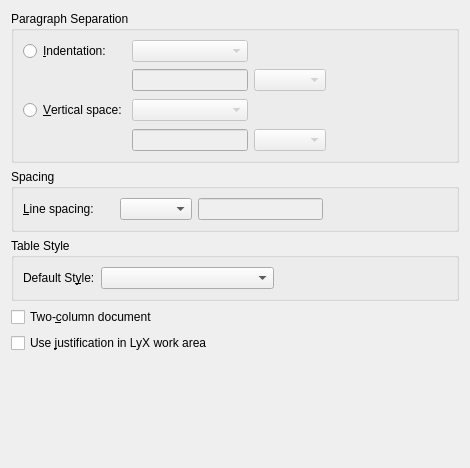
<?xml version="1.0" encoding="UTF-8"?>
<ui version="4.0">
 <class>TextLayoutUi</class>
 <widget class="QWidget" name="TextLayoutUi">
  <property name="geometry">
   <rect>
    <x>0</x>
    <y>0</y>
    <width>470</width>
    <height>468</height>
   </rect>
  </property>
  <property name="windowTitle">
   <string/>
  </property>
  <layout class="QGridLayout" name="gridLayout_4">
   <item row="1" column="0">
    <widget class="QGroupBox" name="spacingGB">
     <property name="minimumSize">
      <size>
       <width>0</width>
       <height>0</height>
      </size>
     </property>
     <property name="title">
      <string>Spacing</string>
     </property>
     <property name="flat">
      <bool>true</bool>
     </property>
     <property name="checkable">
      <bool>false</bool>
     </property>
     <layout class="QGridLayout" name="gridLayout_2">
      <item row="0" column="0">
       <widget class="QLabel" name="lspacingL">
        <property name="minimumSize">
         <size>
          <width>91</width>
          <height>18</height>
         </size>
        </property>
        <property name="text">
         <string>&amp;Line spacing:</string>
        </property>
        <property name="buddy">
         <cstring>lspacingCO</cstring>
        </property>
       </widget>
      </item>
      <item row="0" column="1">
       <widget class="QComboBox" name="lspacingCO">
        <property name="toolTip">
         <string>Spacing type</string>
        </property>
        <property name="duplicatesEnabled">
         <bool>false</bool>
        </property>
       </widget>
      </item>
      <item row="0" column="2">
       <widget class="QLineEdit" name="lspacingLE">
        <property name="enabled">
         <bool>false</bool>
        </property>
        <property name="toolTip">
         <string>Number of lines</string>
        </property>
       </widget>
      </item>
      <item row="0" column="3">
       <spacer name="horizontalSpacer">
        <property name="orientation">
         <enum>Qt::Horizontal</enum>
        </property>
        <property name="sizeHint" stdset="0">
         <size>
          <width>69</width>
          <height>20</height>
         </size>
        </property>
       </spacer>
      </item>
     </layout>
    </widget>
   </item>
   <item row="4" column="0">
    <widget class="QGroupBox" name="tableStyleGB">
     <property name="title">
      <string>Table Style</string>
     </property>
     <property name="flat">
      <bool>true</bool>
     </property>
     <layout class="QGridLayout" name="gridLayout_3">
      <item row="0" column="0">
       <layout class="QHBoxLayout" name="horizontalLayout">
        <item>
         <widget class="QLabel" name="tableStyleLA">
          <property name="text">
           <string>Default St&amp;yle:</string>
          </property>
          <property name="buddy">
           <cstring>tableStyleCO</cstring>
          </property>
         </widget>
        </item>
        <item>
         <widget class="QComboBox" name="tableStyleCO">
          <property name="sizePolicy">
           <sizepolicy hsizetype="MinimumExpanding" vsizetype="Fixed">
            <horstretch>0</horstretch>
            <verstretch>0</verstretch>
           </sizepolicy>
          </property>
         </widget>
        </item>
        <item>
         <spacer name="horizontalSpacer_2">
          <property name="orientation">
           <enum>Qt::Horizontal</enum>
          </property>
          <property name="sizeHint" stdset="0">
           <size>
            <width>40</width>
            <height>20</height>
           </size>
          </property>
         </spacer>
        </item>
       </layout>
      </item>
     </layout>
    </widget>
   </item>
   <item row="7" column="0">
    <spacer>
     <property name="orientation">
      <enum>Qt::Vertical</enum>
     </property>
     <property name="sizeType">
      <enum>QSizePolicy::Expanding</enum>
     </property>
     <property name="sizeHint" stdset="0">
      <size>
       <width>403</width>
       <height>21</height>
      </size>
     </property>
    </spacer>
   </item>
   <item row="0" column="0">
    <widget class="QGroupBox" name="separateGB">
     <property name="title">
      <string>Paragraph Separation</string>
     </property>
     <property name="flat">
      <bool>true</bool>
     </property>
     <layout class="QGridLayout" name="gridLayout">
      <item row="0" column="0">
       <widget class="QRadioButton" name="indentRB">
        <property name="minimumSize">
         <size>
          <width>91</width>
          <height>18</height>
         </size>
        </property>
        <property name="toolTip">
         <string>Indent consecutive paragraphs</string>
        </property>
        <property name="text">
         <string>&amp;Indentation:</string>
        </property>
       </widget>
      </item>
      <item row="0" column="1">
       <widget class="QComboBox" name="indentCO">
        <property name="enabled">
         <bool>false</bool>
        </property>
        <property name="toolTip">
         <string>Size of the indentation</string>
        </property>
       </widget>
      </item>
      <item row="0" column="2" colspan="2">
       <spacer>
        <property name="orientation">
         <enum>Qt::Horizontal</enum>
        </property>
        <property name="sizeType">
         <enum>QSizePolicy::Expanding</enum>
        </property>
        <property name="sizeHint" stdset="0">
         <size>
          <width>133</width>
          <height>23</height>
         </size>
        </property>
       </spacer>
      </item>
      <item row="1" column="1">
       <widget class="QLineEdit" name="indentLE">
        <property name="enabled">
         <bool>false</bool>
        </property>
        <property name="toolTip">
         <string/>
        </property>
        <property name="text">
         <string/>
        </property>
       </widget>
      </item>
      <item row="1" column="2">
       <widget class="lyx::frontend::LengthCombo" name="indentLengthCO">
        <property name="enabled">
         <bool>false</bool>
        </property>
        <property name="toolTip">
         <string/>
        </property>
       </widget>
      </item>
      <item row="1" column="3">
       <spacer>
        <property name="orientation">
         <enum>Qt::Horizontal</enum>
        </property>
        <property name="sizeHint" stdset="0">
         <size>
          <width>40</width>
          <height>20</height>
         </size>
        </property>
       </spacer>
      </item>
      <item row="2" column="0">
       <widget class="QRadioButton" name="skipRB">
        <property name="sizePolicy">
         <sizepolicy hsizetype="Fixed" vsizetype="Minimum">
          <horstretch>0</horstretch>
          <verstretch>0</verstretch>
         </sizepolicy>
        </property>
        <property name="minimumSize">
         <size>
          <width>91</width>
          <height>18</height>
         </size>
        </property>
        <property name="toolTip">
         <string/>
        </property>
        <property name="text">
         <string>&amp;Vertical space:</string>
        </property>
       </widget>
      </item>
      <item row="2" column="1">
       <widget class="QComboBox" name="skipCO">
        <property name="enabled">
         <bool>false</bool>
        </property>
        <property name="toolTip">
         <string>Size of the vertical space</string>
        </property>
       </widget>
      </item>
      <item row="2" column="2" colspan="2">
       <spacer>
        <property name="orientation">
         <enum>Qt::Horizontal</enum>
        </property>
        <property name="sizeType">
         <enum>QSizePolicy::Expanding</enum>
        </property>
        <property name="sizeHint" stdset="0">
         <size>
          <width>137</width>
          <height>26</height>
         </size>
        </property>
       </spacer>
      </item>
      <item row="3" column="1">
       <widget class="QLineEdit" name="skipLE">
        <property name="enabled">
         <bool>false</bool>
        </property>
        <property name="toolTip">
         <string/>
        </property>
       </widget>
      </item>
      <item row="3" column="2">
       <widget class="lyx::frontend::LengthCombo" name="skipLengthCO">
        <property name="enabled">
         <bool>false</bool>
        </property>
        <property name="toolTip">
         <string/>
        </property>
       </widget>
      </item>
      <item row="3" column="3">
       <spacer>
        <property name="orientation">
         <enum>Qt::Horizontal</enum>
        </property>
        <property name="sizeHint" stdset="0">
         <size>
          <width>40</width>
          <height>20</height>
         </size>
        </property>
       </spacer>
      </item>
     </layout>
    </widget>
   </item>
   <item row="6" column="0">
    <widget class="QCheckBox" name="justCB">
     <property name="toolTip">
      <string>Justify text in the LyX editor (this does not affect whether the text is justified in the output)</string>
     </property>
     <property name="text">
      <string>Use &amp;justification in LyX work area</string>
     </property>
    </widget>
   </item>
   <item row="5" column="0">
    <widget class="QCheckBox" name="twoColumnCB">
     <property name="toolTip">
      <string>Format text into two columns</string>
     </property>
     <property name="text">
      <string>Two-&amp;column document</string>
     </property>
    </widget>
   </item>
  </layout>
 </widget>
 <customwidgets>
  <customwidget>
   <class>lyx::frontend::LengthCombo</class>
   <extends>QComboBox</extends>
   <header>LengthCombo.h</header>
  </customwidget>
 </customwidgets>
 <tabstops>
  <tabstop>indentRB</tabstop>
  <tabstop>indentCO</tabstop>
  <tabstop>indentLE</tabstop>
  <tabstop>indentLengthCO</tabstop>
  <tabstop>skipRB</tabstop>
  <tabstop>skipCO</tabstop>
  <tabstop>skipLE</tabstop>
  <tabstop>skipLengthCO</tabstop>
  <tabstop>lspacingCO</tabstop>
  <tabstop>lspacingLE</tabstop>
 </tabstops>
 <includes>
  <include location="local">qt_i18n.h</include>
 </includes>
 <resources/>
 <connections/>
</ui>
